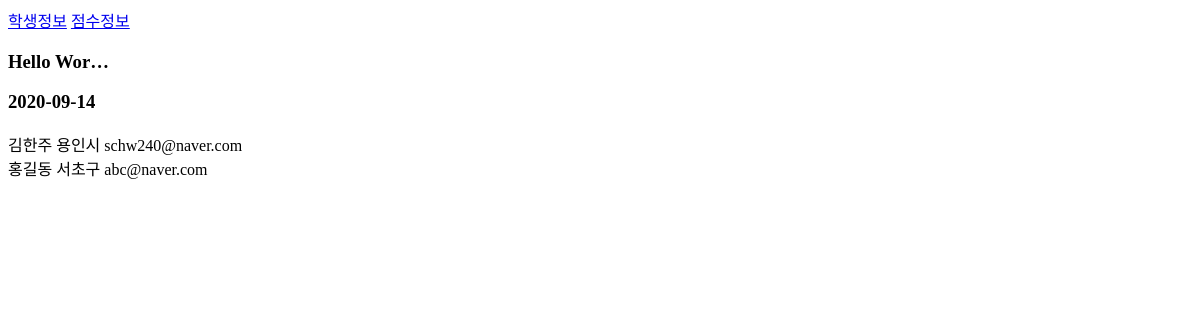
/first/students, run on an earlier commit of the app's database.
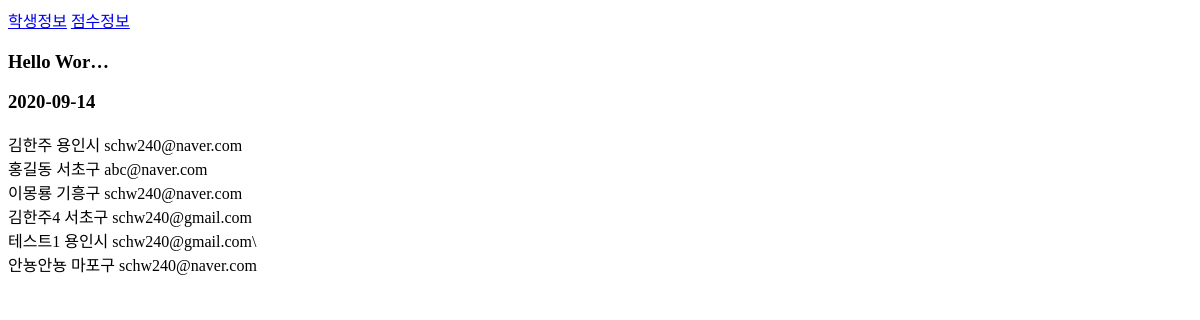
And on a later commit of the database.
### first/models.py (models this page shows)
class Students(models.Model):
    name = models.CharField(max_length=10)
    address = models.CharField(max_length=50)
    email = models.CharField(max_length=30)

### first/views.py (the view)
# urls.py: path('students', views.students, name='students'),
def students(request):
    students = Students.objects.all()
    return render(request, 'first/students.html', {
        'text': 'Hello World! Hello World! Hello World!',
        'date': datetime.datetime.now,
        'students': students
    })

### first/templates/first/students.html (shortened to what this page needs)
{% extends 'first/layout.html' %}
{% block content %}
    <h3>{{ text|truncatechars:10 }}</h3>
    <h3>{{ date|date:'Y-m-d' }}</h3>
    {% for student in students %}
    <div>
        {{ student.name }}
        {{ student.address }}
        {{ student.email }}
    </div>
    {% endfor %}
{% endblock %}

What changed in the data, as far as the page shows it:
added Students: name "이몽룡", address "기흥구", email "schw240@naver.com"
added Students: name "김한주4", address "서초구", email "schw240@gmail.com"
added Students: name "테스트1", address "용인시", email "schw240@gmail.com\\"
added Students: name "안뇽안뇽", address "마포구", email "schw240@naver.com"
